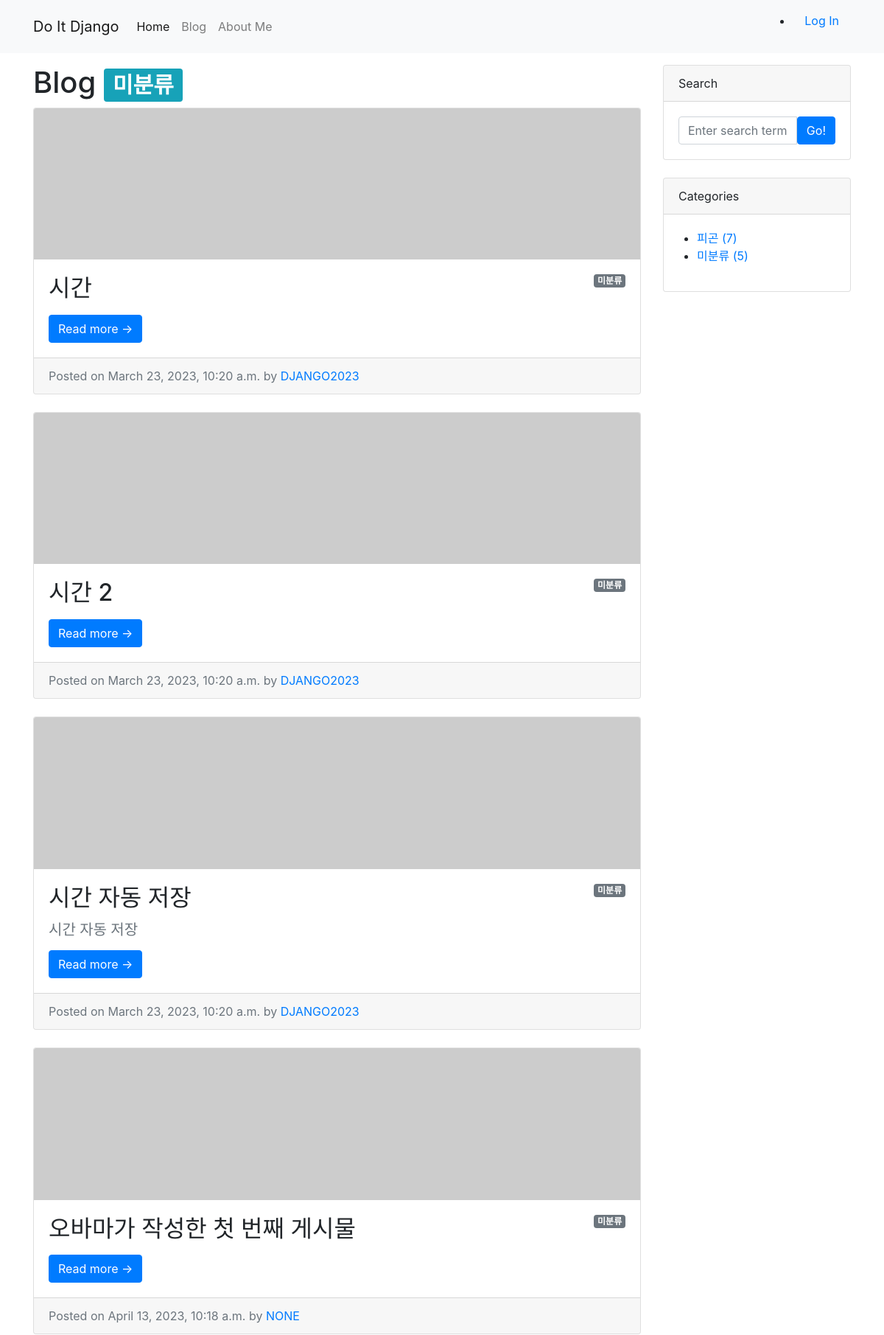
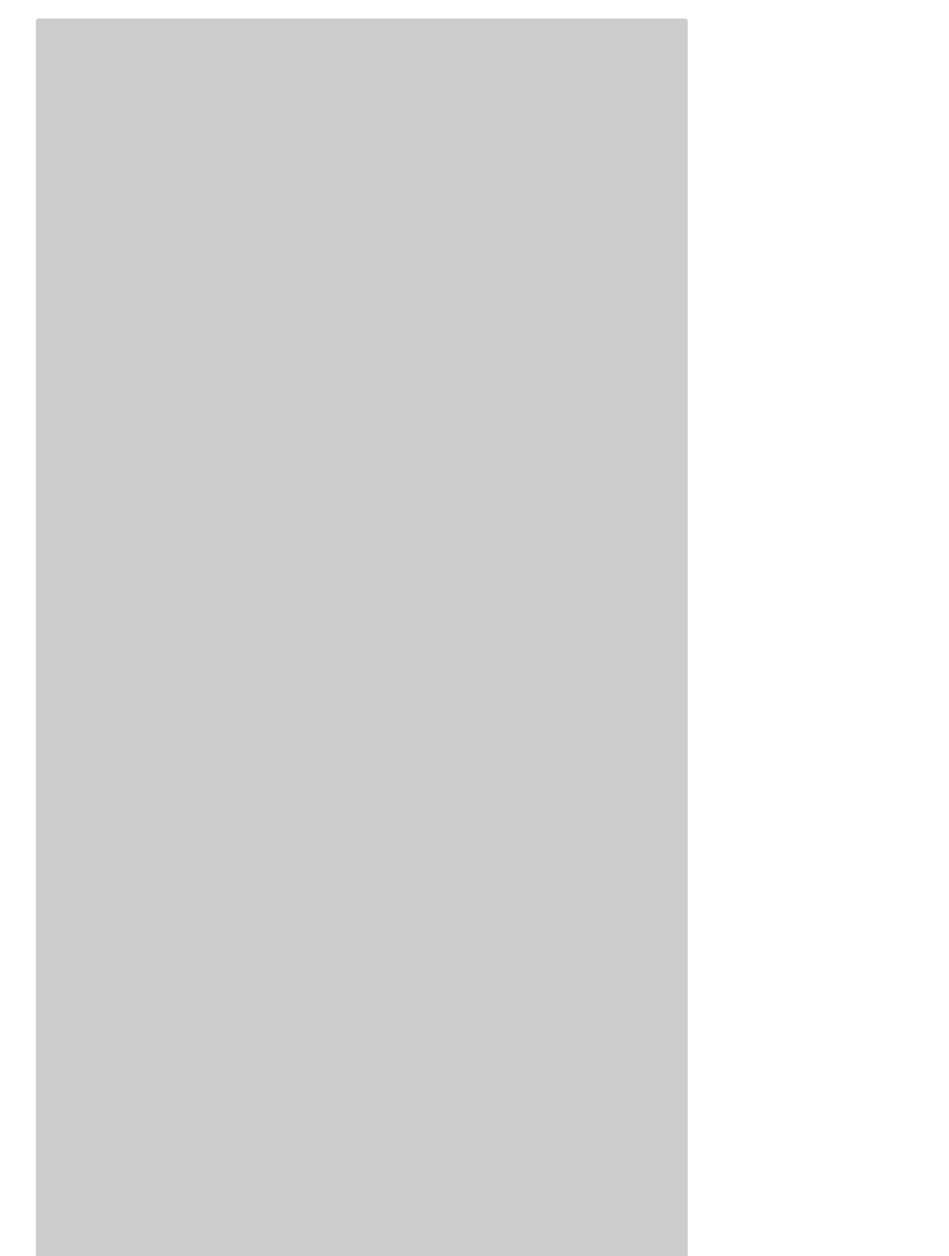
The app's page /blog/category/no_category/ (upper part) with its own data (2 pictures, top to bottom).
### blog/models.py (models this page shows, shortened)
class Post(models.Model):
    title = models.CharField(max_length=30)
    hook_text = models.CharField(max_length=100, blank=True)
    content = MarkdownxField()
    head_image = models.ImageField(upload_to='blog/images/%Y/%m/%d/', blank=True)
    file_upload = models.FileField(upload_to='blog/files/%Y/%m/%d/', blank=True)
    created_at = models.DateTimeField(auto_now_add=True)
    updated_at = models.DateTimeField(auto_now=True)
    author = models.ForeignKey(User, null=True, on_delete=models.SET_NULL)
    category = models.ForeignKey(Category, null=True, blank=True, on_delete=models.SET_NULL)
    tags = models.ManyToManyField(Tag, blank=True)
    def get_absolute_url(self):
        return f'/blog/{self.pk}/'

class Category(models.Model):
    name = models.CharField(max_length=50)
    slug = models.SlugField(max_length=200, unique=True, allow_unicode=True)
    def __str__(self):
        return self.name
    def get_absolute_url(self): # get_absolute_url -> URL을 반환하는 메서드
        return f'/blog/category/{self.slug}/'
    class Meta:
        verbose_name_plural = 'categories'

### blog/views.py (the view)
# urls.py: path('category/<str:slug>/', views.category_page),
def category_page(request, slug):
    if slug == 'no_category':
        category = '미분류'
        post_list = Post.objects.filter(category=None)
    else:
        category = Category.objects.get(slug=slug)
        post_list = Post.objects.filter(category=category)
    return render(
        request,
        'blog/post_list.html', # 템플릿은 포스트 목록 페이지를 만들 때 사용했던 blog/post_list.html을 재사용
        {
            'post_list': post_list,
            'categories': Category.objects.all(),
            'no_category_post_count': Post.objects.filter(category=None).count(),
            "category": category,
        }
    )

### blog/models.py (called while the page is built)
    def __str__(self):
        return self.name

    def get_absolute_url(self): # get_absolute_url -> URL을 반환하는 메서드
        return f'/blog/tag/{self.slug}/'

### blog/templates/blog/post_list.html (shortened to what this page needs)
{% extends 'blog/base.html' %}
{% block main_area %}
    <h1>Blog
        {% if category %}
            <span class="badge badge-info">{{ category }}</span>
        {% endif %}
    </h1>
    {% if post_list.exists %}
        {% for p in post_list %}
        <div class="card mb-4" id="post-{{ p.pk }}">
            {% if p.head_image %}
                <img class="card-img-top" src="{{ p.head_image.url }}" alt="{{ p }} head image"/>
            {% else %}
                <img class="card-img-top" src="https://picsum.photos/seed/{{ p.id }}/800/200" alt="random_image">
            {% endif %}
            <div class="card-body">
                {% if p.category %}
                    <span class="badge badge-secondary float-right">{{ p.category }}</span>
                {% else %}
                    <span class="badge badge-secondary float-right">미분류</span>
                {% endif %}
                <h2 class="card-title">{{ p.title }}</h2>
                <h5 class="text-muted">{{ p.hook_text }}</h5>
                <a class="btn btn-primary" href="{{ p.get_absolute_url }}">Read more &rarr;</a>
            </div>
            <div class="card-footer text-muted">
                Posted on {{ p.created_at }} by
                <a href="#">{{ p.author | upper }}</a>
            </div>
        </div>
        {% endfor %}
    {% else %}
        <h3>아직 게시물이 없습니다.</h3>
    {% endif %}
{% endblock %}

### blog/templates/blog/base.html (shortened to what this page needs)
<!DOCTYPE html>
{% load static %}
<html lang="ko">
<html>
    <head>
        <link rel="stylesheet" href="{% static 'blog/bootstrap/bootstrap.min.css' %}" media="screen">
    </head>
    <body>
        {% include 'blog/navbar.html' %}
        <div class="container my-3">
            <div class="row">
                <div class="col-md-8 col-lg-9" id="main-area">
                   {% block main_area %}
                   {% endblock %}
                </div>
                <div class="col-md-4 col-lg-3">
                    <div class="card mb-4">
                        <div class="card-header">Search</div>
                        <div class="card-body">
                            <div class="input-group">
                                <input class="form-control" type="text" placeholder="Enter search term..." aria-label="Enter search term..." aria-describedby="button-search" />
                                <button class="btn btn-primary" id="button-search" type="button">Go!</button>
                            </div>
                        </div>
                    </div>
                    <div class="card mb-4" id="categories-card">
                        <div class="card-header">Categories</div>
                        <div class="card-body">
                            <div class="row">
                                <ul>
                                    {% for category in categories %}
                                    <li><a href="{{ category.get_absolute_url }}"> {{ category }} ({{category.post_set.count }})</a></li>
                                    {% endfor %}
                                    <li><a href="/blog/category/no_category/">미분류 ({{ no_category_post_count }})</a></li>
                                </ul>
                            </div>
                        </div>
                    </div>
                </div>
            </div>
        </div>
    </body>
</html>

### records on screen
Post: shows "미분류", title "시간", created_at "March 23, 2023, 10:20 a.m.", author "DJANGO2023"
Post: shows "미분류", title "시간 2", created_at "March 23, 2023, 10:20 a.m.", author "DJANGO2023"
Post: shows "미분류", title "시간 자동 저장", hook_text "시간 자동 저장", created_at "March 23, 2023, 10:20 a.m.", author "DJANGO2023"
Post: shows "미분류", title "오바마가 작성한 첫 번째 게시물", created_at "April 13, 2023, 10:18 a.m.", author "NONE"
Category: name "피곤", post_set.count "7"

### other values on screen
{{ category }} "미분류"
{{ no_category_post_count }} "5"
